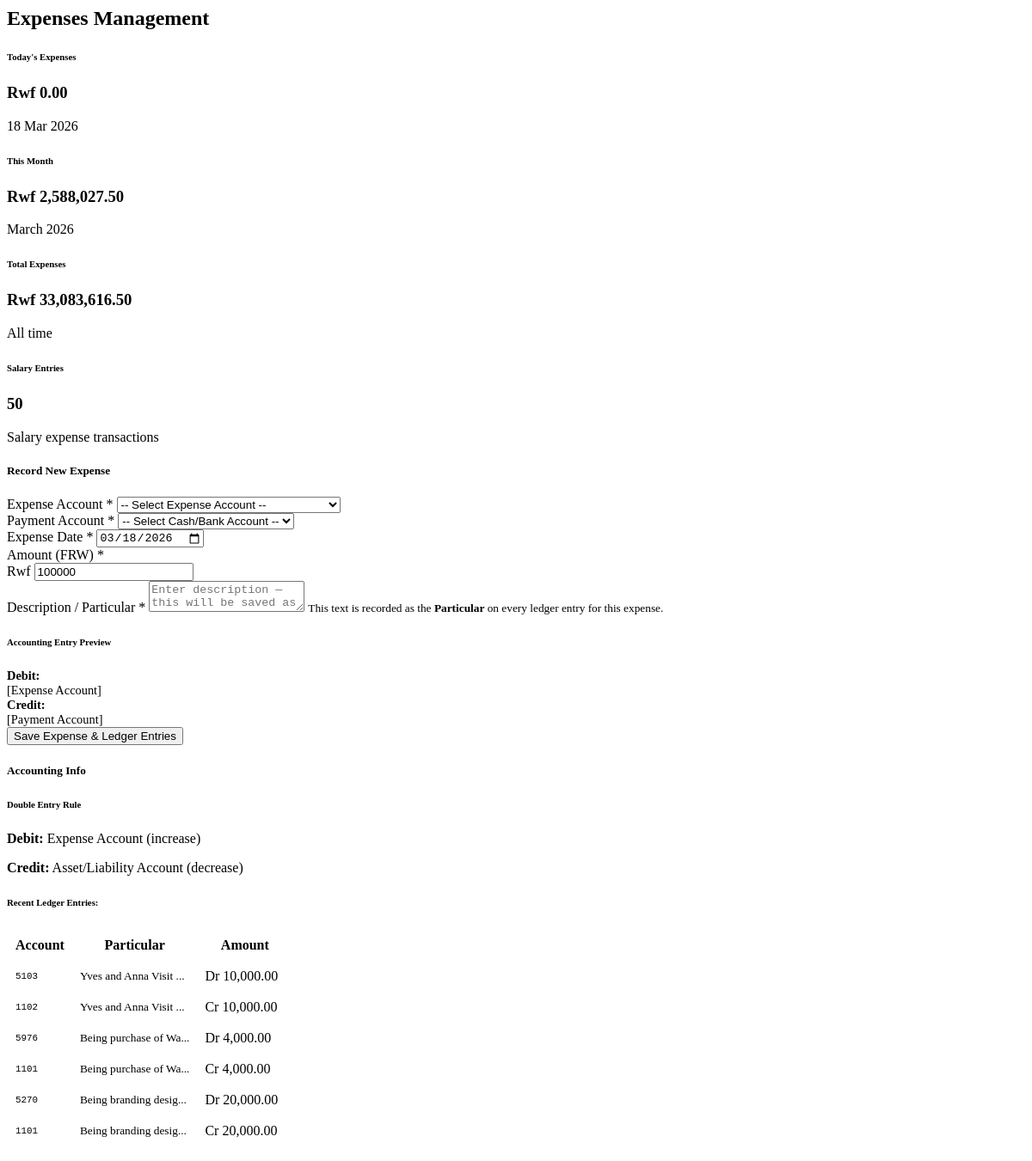
Screenshot of /app.cbfinance.rw/modules/expenses.php with the database file from the repository.
### tables this page shows
CREATE TABLE `ledger` (
  `ledger_id` int(11) NOT NULL,
  `transaction_date` date NOT NULL,
  `class` varchar(50) NOT NULL,
  `account_code` varchar(10) NOT NULL,
  `account_name` varchar(255) NOT NULL,
  `particular` varchar(255) NOT NULL,
  `voucher_number` varchar(50) DEFAULT NULL,
  `narration` text,
  `beginning_balance` decimal(15,2) DEFAULT '0.00',
  `debit_amount` decimal(15,2) DEFAULT '0.00',
  `credit_amount` decimal(15,2) DEFAULT '0.00',
  `movement` decimal(15,2) DEFAULT '0.00',
  `ending_balance` decimal(15,2) DEFAULT '0.00',
  `reference_type` varchar(50) DEFAULT NULL,
  `reference_id` varchar(50) DEFAULT NULL,
  `created_by` int(11) DEFAULT NULL,
  `created_at` timestamp NOT NULL DEFAULT CURRENT_TIMESTAMP,
  `updated_at` timestamp NOT NULL DEFAULT CURRENT_TIMESTAMP ON UPDATE CURRENT_TIMESTAMP,
  `sequence_number` int(11) DEFAULT '0'
);

### app.cbfinance.rw/modules/expenses.php (the view, shortened to what this page needs)
<?php
$conn = getConnection();
$conn->set_charset("utf8mb4");
$ledger_entries = $conn->query("
    SELECT * FROM ledger
    WHERE reference_type = 'expense'
    ORDER BY transaction_date DESC,
            CASE WHEN debit_amount > 0 THEN 1 ELSE 2 END,
            ledger_id DESC
    LIMIT 20
");
$today_total = $conn->query("SELECT SUM(expense_amount) as total FROM expenses WHERE expense_date = CURDATE()")->fetch_assoc();
$month_total = $conn->query("SELECT SUM(expense_amount) as total FROM expenses WHERE MONTH(expense_date) = MONTH(CURDATE()) AND YEAR(expense_date) = YEAR(CURDATE())")->fetch_assoc();
?>
<div class="container-fluid">
    <div class="row mb-3">
        <div class="col-12">
            <h2 class="h4 fw-bold text-danger">Expenses Management</h2>
        </div>
    </div>
    <div class="row mb-4">
        <div class="col-md-3">
            <div class="card bg-light">
                <div class="card-body">
                    <h6 class="card-subtitle mb-2 text-muted">Today's Expenses</h6>
                    <h3 class="card-title text-danger">Rwf <?php echo number_format($today_total['total'] ?? 0, 2); ?></h3>
                    <p class="card-text small"><?php echo date('d M Y'); ?></p>
                </div>
            </div>
        </div>
        <div class="col-md-3">
            <div class="card bg-light">
                <div class="card-body">
                    <h6 class="card-subtitle mb-2 text-muted">This Month</h6>
                    <h3 class="card-title text-danger">Rwf <?php echo number_format($month_total['total'] ?? 0, 2); ?></h3>
                    <p class="card-text small"><?php echo date('F Y'); ?></p>
                </div>
            </div>
        </div>
        <div class="col-md-3">
            <div class="card bg-light">
                <div class="card-body">
                    <h6 class="card-subtitle mb-2 text-muted">Total Expenses</h6>
                    <?php
                    $all_total = $conn->query("SELECT SUM(expense_amount) as total FROM expenses")->fetch_assoc();
                    ?>
                    <h3 class="card-title text-danger">Rwf <?php echo number_format($all_total['total'] ?? 0, 2); ?></h3>
                    <p class="card-text small">All time</p>
                </div>
            </div>
        </div>
        <div class="col-md-3">
            <div class="card bg-primary text-white">
                <div class="card-body">
                    <h6 class="card-subtitle mb-2 opacity-75">Salary Entries</h6>
                    <h3 class="card-title">
                        <?php
                        $salary_count = $conn->query("SELECT COUNT(*) as cnt FROM expenses WHERE account_code = '5101'")->fetch_assoc();
                        echo $salary_count['cnt'] ?? 0;
                        ?>
                    </h3>
                    <p class="card-text small opacity-75">Salary expense transactions</p>
                </div>
            </div>
        </div>
    </div>
    <div class="row">
        <div class="col-md-6 mb-4">
            <div class="card border-danger">
                <div class="card-header bg-danger text-white">
                    <h5 class="mb-0"><i class="fas fa-receipt me-2"></i>Record New Expense</h5>
                </div>
                <div class="card-body">
                    <form method="POST" id="expenseForm">
                        <div class="mb-3">
                            <label class="form-label">Expense Account <span class="text-danger">*</span></label>
                            <select name="expense_account_code" class="form-select" id="expenseAccountSelect" required>
                                <option value="">-- Select Expense Account --</option>
                            </select>
                        </div>
                        <div class="mb-3" id="paymentAccountSection">
                            <label class="form-label">Payment Account <span class="text-danger">*</span></label>
                            <select name="payment_account_code" class="form-select" id="paymentAccountSelect" required>
                                <option value="">-- Select Cash/Bank Account --</option>
                            </select>
                        </div>
                        <div class="row">
                            <div class="col-md-6 mb-3">
                                <label class="form-label">Expense Date <span class="text-danger">*</span></label>
                                <input type="date" name="expense_date" class="form-control"
                                    value="<?php echo isset($_POST['expense_date']) ? $_POST['expense_date'] : date('Y-m-d'); ?>"
                                    required>
                            </div>
                            <div class="col-md-6 mb-3">
                                <label class="form-label">Amount (FRW) <span class="text-danger">*</span></label>
                                <div class="input-group">
                                    <span class="input-group-text">Rwf</span>
                                    <input type="number" name="expense_amount" class="form-control"
                                        value="<?php echo isset($_POST['expense_amount']) ? $_POST['expense_amount'] : 100000; ?>"
                                        min="1" step="0.01" required>
                                </div>
                            </div>
                        </div>
                        <div class="mb-3">
                            <label class="form-label">Description / Particular <span class="text-danger">*</span></label>
                            <textarea name="description" class="form-control" rows="2"
                                placeholder="Enter description — this will be saved as the Particular in the ledger..."
                                ><?php echo isset($_POST['description']) ? htmlspecialchars($_POST['description']) : ''; ?></textarea>
                            <small class="text-muted"><i class="fas fa-info-circle me-1"></i>This text is recorded as the <strong>Particular</strong> on every ledger entry for this expense.</small>
                        </div>
                        <div class="alert alert-info" id="accountingPreviewBox">
                            <h6><i class="fas fa-list-alt me-2"></i>Accounting Entry Preview</h6>
                            <div id="accountingPreview" class="small">
                                <div id="regularPreview" style="display: block;">
                                    <div class="row">
                                        <div class="col-6">
                                            <strong class="text-danger">Debit:</strong><br>
                                            <span id="previewDebit">[Expense Account]</span>
                                        </div>
                                        <div class="col-6">
                                            <strong class="text-success">Credit:</strong><br>
                                            <span id="previewCredit">[Payment Account]</span>
                                        </div>
                                    </div>
                                </div>
                            </div>
                        </div>
                        <button type="submit" name="add_expense" class="btn btn-danger w-100">
                            <i class="fas fa-save me-2"></i>Save Expense &amp; Ledger Entries
                        </button>
                    </form>
                </div>
            </div>
        </div>
        <div class="col-md-6 mb-4">
            <div class="card">
                <div class="card-header bg-info text-white">
                    <h5 class="mb-0"><i class="fas fa-book me-2"></i>Accounting Info</h5>
                </div>
                <div class="card-body">
                    <div class="alert alert-warning">
                        <h6><i class="fas fa-exchange-alt me-2"></i>Double Entry Rule</h6>
                        <p class="mb-1 small"><strong class="text-danger">Debit:</strong> Expense Account (increase)</p>
                        <p class="mb-0 small"><strong class="text-success">Credit:</strong> Asset/Liability Account (decrease)</p>
                    </div>
                    <?php if ($ledger_entries && $ledger_entries->num_rows > 0): ?>
                        <h6 class="mt-3">Recent Ledger Entries:</h6>
                        <div style="max-height: 250px; overflow-y: auto;">
                            <table class="table table-sm table-borderless">
                                <thead>
                                    <tr>
                                        <th>Account</th>
                                        <th>Particular</th>
                                        <th class="text-end">Amount</th>
                                    </tr>
                                </thead>
                                <tbody>
                                    <?php while($entry = $ledger_entries->fetch_assoc()): ?>
                                    <tr>
                                        <td><small><code><?php echo $entry['account_code']; ?></code></small></td>
                                        <td><small><?php echo htmlspecialchars(substr($entry['particular'], 0, 20)); ?>...</small></td>
                                        <td class="text-end">
                                            <?php if ($entry['debit_amount'] > 0): ?>
                                                <span class="text-danger">Dr <?php echo number_format($entry['debit_amount'], 2); ?></span>
                                            <?php else: ?>
                                                <span class="text-success">Cr <?php echo number_format($entry['credit_amount'], 2); ?></span>
                                            <?php endif; ?>
                                        </td>
                                    </tr>
                                    <?php endwhile; ?>
                                </tbody>
                            </table>
                        </div>
                    <?php endif; ?>
                </div>
            </div>
        </div>
    </div>
</div>

### app.cbfinance.rw/modules/expenses.php (style rules this page uses)
.card { margin-bottom: 20px; }
.form-label { font-weight: 500; }
.table-sm th, .table-sm td { padding: 0.5rem; }
#accountingPreview { font-size: 0.9em; }

### rows the page displays
ledger: account_code "5103", particular "Yves and Anna Visit", debit_amount "10,000.00"
ledger: account_code "1102", particular "Yves and Anna Visit", credit_amount "10,000.00"
ledger: account_code "5976", particular "Being purchase of Wa", debit_amount "4,000.00"
ledger: account_code "1101", particular "Being purchase of Wa", credit_amount "4,000.00"
ledger: account_code "5270", particular "Being branding desig", debit_amount "20,000.00"
ledger: account_code "1101", particular "Being branding desig", credit_amount "20,000.00"

### other values shown
$today_total['total'] "0.00"
$month_total['total'] "2,588,027.50"
$all_total['total'] "33,083,616.50"
$salary_count['cnt'] "50"
